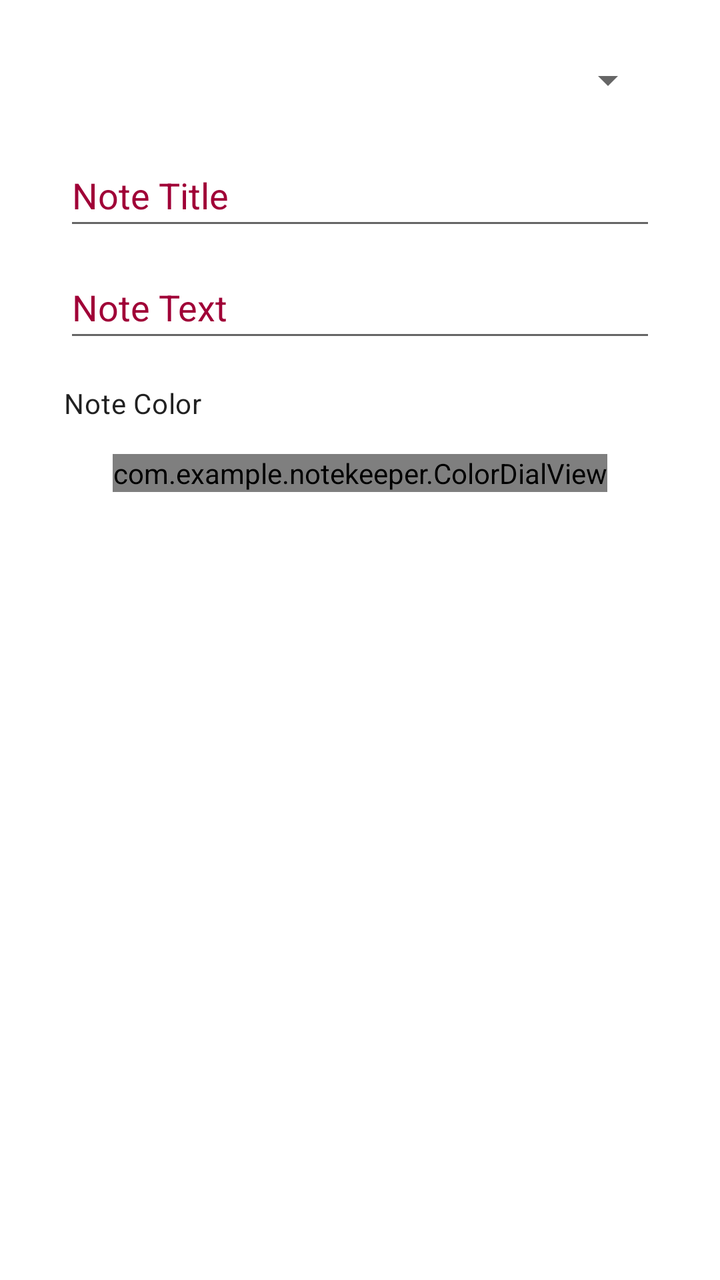
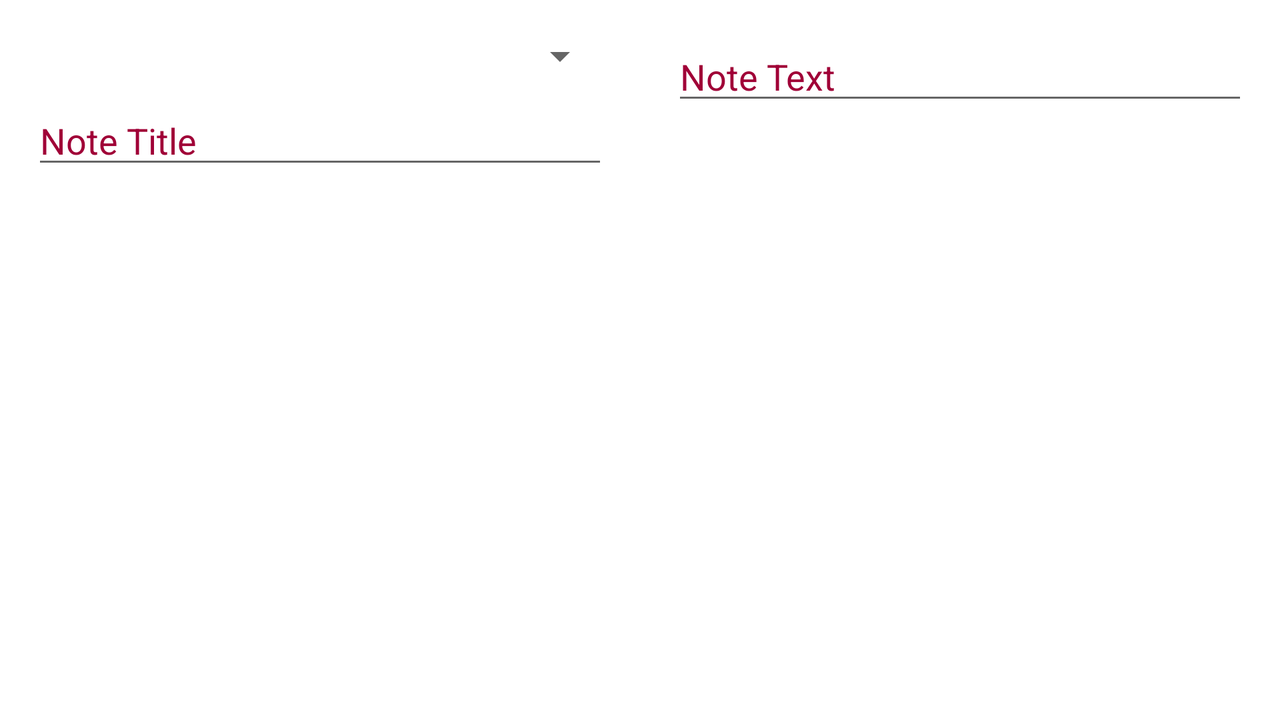

First picture: res/layout/ on a phone held upright. Second picture: the repository's own variant of that layout, on a device whose configuration matches the variant's folder. Source for both follows.
<!-- AndroidManifest.xml: application theme Theme.NoteKeeper -->
<!-- res/layout/content_edit_note.xml -->
<?xml version="1.0" encoding="utf-8"?>
<androidx.constraintlayout.widget.ConstraintLayout xmlns:android="http://schemas.android.com/apk/res/android"
    android:layout_width="match_parent"
    android:layout_height="match_parent"
    xmlns:app="http://schemas.android.com/apk/res-auto"
    app:layout_behavior="@string/appbar_scrolling_view_behavior">

    <Spinner
        android:id="@+id/courseSpinner"
        android:layout_width="0dp"
        android:layout_height="wrap_content"
        android:layout_marginHorizontal="32dp"
        android:layout_marginTop="16dp"
        android:minHeight="48dp"
        app:layout_constraintEnd_toEndOf="parent"
        app:layout_constraintStart_toStartOf="parent"
        app:layout_constraintTop_toTopOf="parent" />

    <EditText
        android:id="@+id/note_title"
        android:layout_width="0dp"
        android:layout_height="wrap_content"
        android:layout_marginTop="8dp"
        android:hint="@string/note_title_hint"
        android:inputType="textMultiLine"
        android:minHeight="48dp"
        app:layout_constraintEnd_toEndOf="@id/courseSpinner"
        app:layout_constraintStart_toStartOf="@id/courseSpinner"
        app:layout_constraintTop_toBottomOf="@id/courseSpinner" />

    <EditText
        android:id="@+id/note_text"
        android:layout_width="0dp"
        android:layout_height="wrap_content"
        android:layout_marginTop="8dp"
        android:hint="@string/note_text_hint"
        android:inputType="textMultiLine"
        android:minHeight="48dp"
        app:layout_constraintEnd_toEndOf="@id/note_title"
        app:layout_constraintStart_toStartOf="@id/note_title"
        app:layout_constraintTop_toBottomOf="@id/note_title" />

    <TextView
        android:id="@+id/colorSelectorLabel"
        android:layout_width="wrap_content"
        android:layout_height="wrap_content"
        android:text="Note Color"
        style="?textAppearanceBody2"
        android:layout_marginTop="16dp"
        app:layout_constraintTop_toBottomOf="@id/note_text"
        app:layout_constraintStart_toStartOf="@id/note_text"/>

    <com.example.notekeeper.ColorDialView
        android:id="@+id/colorSelector"
        android:layout_width="wrap_content"
        android:layout_height="wrap_content"
        app:layout_constraintTop_toBottomOf="@id/colorSelectorLabel"
        app:layout_constraintStart_toStartOf="parent"
        app:layout_constraintEnd_toEndOf="parent"
        android:layout_marginHorizontal="20dp"
        android:layout_marginTop="16dp"
        app:dialDiameter="200dp"
        app:colors="@array/note_color_array_many"/>


</androidx.constraintlayout.widget.ConstraintLayout>
<!-- resources referenced by this layout -->
<resources>
  <string-array name="note_color_array_many">
          <item>#E57373</item>
          <item>#BA68C8</item>
          <item>#64B5F6</item>
          <item>#81C784</item>
          <item>#FFF176</item>
          <item>#FFB74D</item>
          <item>#90A4AE</item>
          <item>#E57373</item>
          <item>#BA68C8</item>
          <item>#64B5F6</item>
          <item>#81C784</item>
          <item>#FFF176</item>
          <item>#FFB74D</item>
          <item>#90A4AE</item>
          <item>#E57373</item>
          <item>#BA68C8</item>
          <item>#64B5F6</item>
          <item>#81C784</item>
          <item>#FFF176</item>
      </string-array>
  <string name="note_text_hint">Note Text</string>
  <string name="note_title_hint">Note Title</string>
  <style name="Theme.NoteKeeper" parent="Theme.MaterialComponents.DayNight.NoActionBar">
          
          <item name="colorPrimary">@color/green</item>
          <item name="colorPrimaryVariant">@color/green_dark</item>
          <item name="colorOnPrimary">@color/white</item>
          
          <item name="colorSecondary">@color/accent</item>
          <item name="colorSecondaryVariant">@color/accent_dark</item>
          <item name="colorOnSecondary">@color/black</item>
          
          <item name="android:statusBarColor" tools:targetApi="l">?attr/colorPrimaryVariant</item>
          
          <item name="editTextStyle">@style/RedGreenEditText</item>
      </style>
  <color name="green">#008570</color>
  <color name="green_dark">#005745</color>
  <color name="white">#FFFFFFFF</color>
  
      //
  <color name="accent">#D81B60</color>
  <color name="accent_dark">#a00037</color>
  <color name="black">#FF000000</color>
  <style name="RedGreenEditText" parent="Widget.AppCompat.EditText">
          <item name="android:textColor">@color/green_dark</item>
          <item name="android:textColorHint">@color/accent_dark</item>
      </style>
</resources>
<!-- res/layout-land/content_edit_note.xml (the repository's variant of the layout above) -->
<!-- drawn on the phone turned sideways -->
<?xml version="1.0" encoding="utf-8"?>
<androidx.constraintlayout.widget.ConstraintLayout xmlns:android="http://schemas.android.com/apk/res/android"
    xmlns:app="http://schemas.android.com/apk/res-auto"
    android:layout_width="match_parent"
    android:layout_height="match_parent"
    app:layout_behavior="@string/appbar_scrolling_view_behavior">

    <Spinner
        android:id="@+id/courseSpinner"
        android:layout_width="0dp"
        android:layout_height="wrap_content"
        android:layout_marginHorizontal="16dp"
        android:layout_marginTop="16dp"
        app:layout_constraintEnd_toEndOf="@id/guideline2"
        app:layout_constraintStart_toStartOf="parent"
        app:layout_constraintTop_toTopOf="parent" />

    <EditText
        android:id="@+id/note_title"
        android:layout_width="0dp"
        android:layout_height="wrap_content"
        android:layout_marginTop="8dp"
        android:hint="@string/note_title_hint"
        android:inputType="textMultiLine"
        app:layout_constraintEnd_toEndOf="@id/courseSpinner"
        app:layout_constraintStart_toStartOf="@id/courseSpinner"
        app:layout_constraintTop_toBottomOf="@id/courseSpinner" />

    <EditText
        android:id="@+id/note_text"
        android:layout_width="0dp"
        android:layout_height="wrap_content"
        android:layout_marginTop="16dp"
        android:layout_marginHorizontal="16dp"
        android:hint="@string/note_text_hint"
        android:inputType="textMultiLine"
        app:layout_constraintEnd_toEndOf="parent"
        app:layout_constraintStart_toStartOf="@id/guideline2"
        app:layout_constraintTop_toTopOf="parent" />

    <androidx.constraintlayout.widget.Guideline
        android:id="@+id/guideline2"
        android:layout_width="wrap_content"
        android:layout_height="wrap_content"
        android:orientation="vertical"
        app:layout_constraintGuide_percent="0.500000" />

</androidx.constraintlayout.widget.ConstraintLayout>
<!-- resources referenced by the variant -->
<!-- as the phone turned sideways resolves them -->
<resources>
  <string name="note_text_hint">Note Text</string>
  <string name="note_title_hint">Note Title</string>
  <style name="Theme.NoteKeeper" parent="Theme.MaterialComponents.DayNight.NoActionBar">
          
          <item name="colorPrimary">@color/green</item>
          <item name="colorPrimaryVariant">@color/green_dark</item>
          <item name="colorOnPrimary">@color/white</item>
          
          <item name="colorSecondary">@color/accent</item>
          <item name="colorSecondaryVariant">@color/accent_dark</item>
          <item name="colorOnSecondary">@color/black</item>
          
          <item name="android:statusBarColor" tools:targetApi="l">?attr/colorPrimaryVariant</item>
          
          <item name="editTextStyle">@style/RedGreenEditText</item>
      </style>
  <color name="green">#008570</color>
  <color name="green_dark">#005745</color>
  <color name="white">#FFFFFFFF</color>
  
      //
  <color name="accent">#D81B60</color>
  <color name="accent_dark">#a00037</color>
  <color name="black">#FF000000</color>
  <style name="RedGreenEditText" parent="Widget.AppCompat.EditText">
          <item name="android:textColor">@color/green_dark</item>
          <item name="android:textColorHint">@color/accent_dark</item>
      </style>
</resources>
